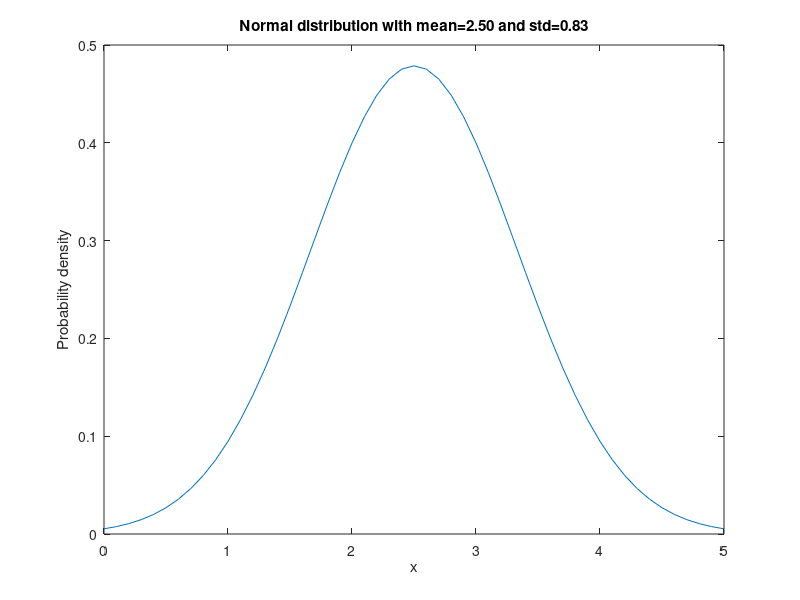

Write the MATLAB code that produced this figure.
% Define the range of x-values over which to plot the normal curve
x_min = 0;
x_max = 5;
x = x_min:0.1:x_max;

% Calculate the mean and standard deviation of the normal distribution based on the range
mu = (x_max + x_min) / 2; % mean is the middle of the range
sigma = (x_max - x_min) / 6; % standard deviation is 1/6 of the range

% Generate the PDF of the normal distribution using the calculated mean and standard deviation
pdf = normpdf(x, mu, sigma);

% Plot the PDF over the range of x-values
plot(x, pdf);
xlabel('x');
ylabel('Probability density');
title(sprintf('Normal distribution with mean=%.2f and std=%.2f', mu, sigma));
